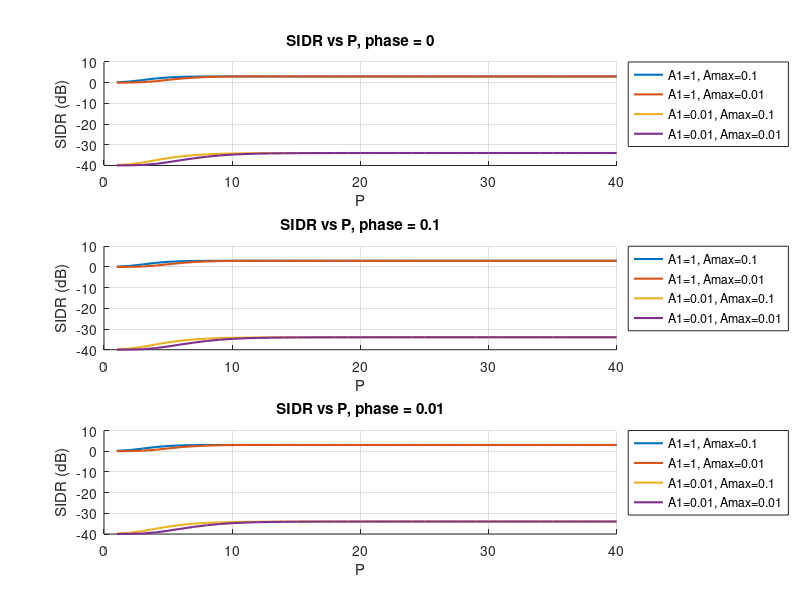
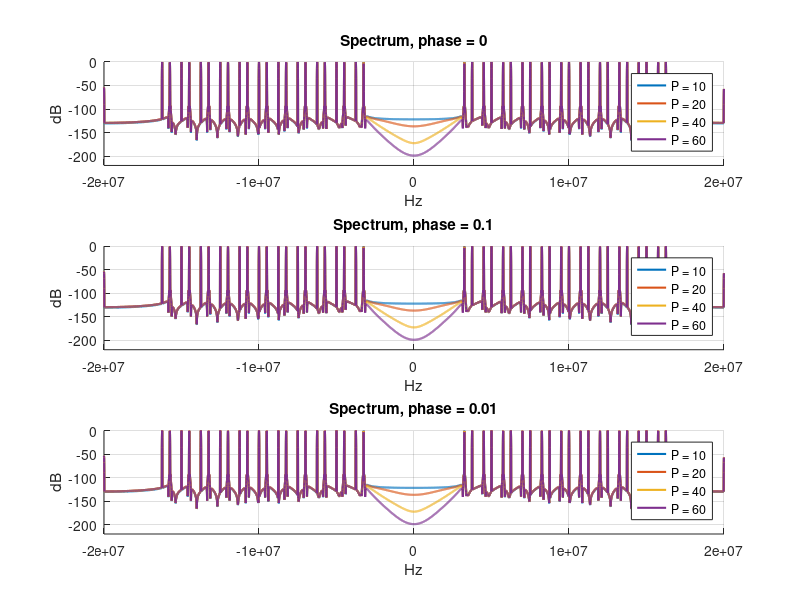
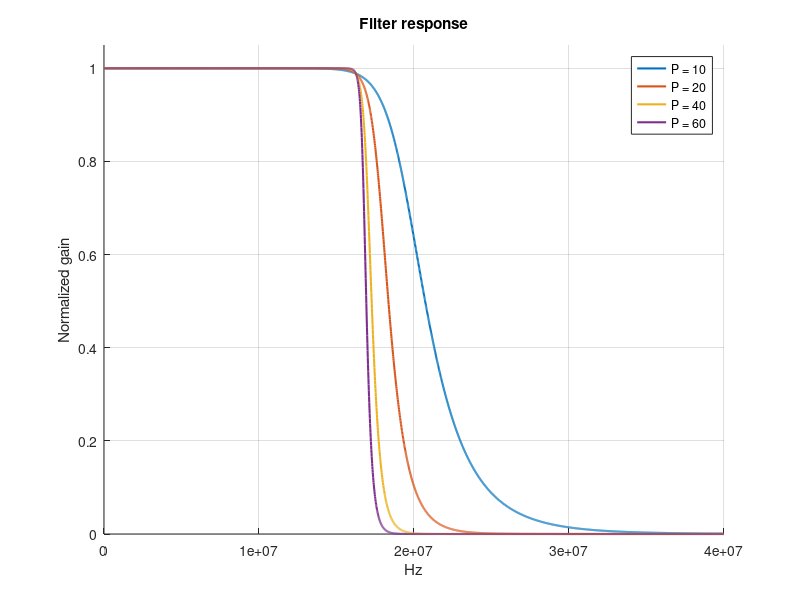

The MATLAB source for these figures, in order:
clear; clc; close all;

fs = 40e6;
N = 8192;
t = (0:N-1)/fs;

fc1 = 10e6;
fc2 = 30.5e6;
Delta = 1/8;
k_vals = -5:5;

A2 = 1;
P_vals = 1:40;

A1_vals = [1, 0.01];
Amax_vals = [0.1, 0.01];
Delta_phase_vals = [0, 0.1, 0.01];

wc = 0.8125*pi*fs;

f = (0:N-1)*(fs/N);
omega = 2*pi*f;


%% 1. SIDR vs P


figure;

for d = 1:3

    phi = Delta_phase_vals(d);

    subplot(3,1,d);
    hold on; grid on;

    legends = {};

    for A1 = A1_vals
    for Amax = Amax_vals

        eps = sqrt(10^(Amax/10) - 1);
        SIDR = zeros(size(P_vals));

        for i = 1:length(P_vals)

            P = P_vals(i);

            xa1 = zeros(1,N);
            xa2 = zeros(1,N);
            xa1_ref = zeros(1,N);

            for k = k_vals

                f1 = fc1 + fc1*k*Delta;
                f2 = fc2 + fc1*k*Delta;

                ph = phi * (-1)^k;

                xa1 = xa1 + sin(2*pi*f1*t + ph);
                xa2 = xa2 + sin(2*pi*f2*t);

                xa1_ref = xa1_ref + sin(2*pi*f1*t);
            end

            x = A1*xa1 + A2*xa2;
            x0 = A1*xa1_ref;

            X = fft(x);

            
            H = 1 ./ sqrt(1 + eps^2 * ((omega)./wc).^(2*P));

            xf = real(ifft(X .* H));

            SIDR(i) = 10*log10(sum(x0.^2) / sum((xf - x0).^2));
        end

        plot(P_vals, SIDR, 'LineWidth', 1.5);

        legends{end+1} = sprintf('A1=%.2g, Amax=%.2g', A1, Amax);

    end
    end

    title(['SIDR vs P, phase = ', num2str(phi)]);
    xlabel('P');
    ylabel('SIDR (dB)');
    legend(legends,'Location','bestoutside');
end

%% =========================
% 2. Spectrum comparison
%% =========================

figure;

P_test = [10 20 40 60];

for d = 1:3

    phi = Delta_phase_vals(d);

    subplot(3,1,d);
    hold on; 
    grid on;

    legends = {};

    for p = 1:length(P_test)

        P = P_test(p);

        xa1 = zeros(1,N);
        xa2 = zeros(1,N);

        for k = k_vals

            f1 = fc1 + fc1*k*Delta;
            f2 = fc2 + fc1*k*Delta;

            ph = phi * (-1)^k;

            xa1 = xa1 + sin(2*pi*f1*t + ph);
            xa2 = xa2 + sin(2*pi*f2*t);
        end

        x = A1_vals(1)*xa1 + A2*xa2;

        X = fftshift(fft(x));

        eps = sqrt(10^(0.1/10) - 1);

        H = 1 ./ sqrt(1 + eps^2 * ((omega)./wc).^(2*P));

        xf = real(ifft(ifftshift(X .* H)));

        Xw = fftshift(fft(xf .* blackmanharris(N)'));

        A_dB = 20*log10(abs(Xw)/max(abs(Xw)));

        plot(f - fs/2, A_dB, 'LineWidth', 1.5);

        legends{p} = ['P = ', num2str(P)];
    end

    xlim([-fs/2 fs/2]);
    ylim([-220 0]);

    title(['Spectrum, phase = ', num2str(phi)]);
    xlabel('Hz');
    ylabel('dB');
    legend(legends);
end


%% 3. Filter response


figure; 
hold on; 
grid on;

f_plot = linspace(0, fs, 3000);
w_plot = 2*pi*f_plot;

eps = sqrt(10^(0.1/10) - 1);

for P = [10 20 40 60]

    H = 1 ./ sqrt(1 + eps^2 * (w_plot./wc).^(2*P));

    plot(f_plot, H./max(H), 'LineWidth', 1.5, ...
        'DisplayName', ['P = ', num2str(P)]);
end

ylim([0 1.05]);
xlabel('Hz');
ylabel('Normalized gain');
title('Filter response');
legend;
